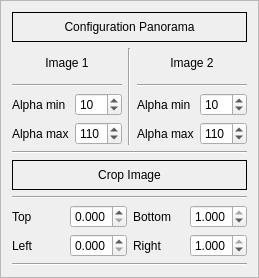
                <widget class="QFrame" name="frame_config_panorama">
                 <property name="frameShape">
                  <enum>QFrame::StyledPanel</enum>
                 </property>
                 <property name="frameShadow">
                  <enum>QFrame::Raised</enum>
                 </property>
                 <layout class="QVBoxLayout" name="verticalLayout_15">
                  <item>
                   <widget class="QLabel" name="label_configuration_2">
                    <property name="minimumSize">
                     <size>
                      <width>0</width>
                      <height>30</height>
                     </size>
                    </property>
                    <property name="frameShape">
                     <enum>QFrame::Box</enum>
                    </property>
                    <property name="text">
                     <string>Configuration Panorama</string>
                    </property>
                    <property name="alignment">
                     <set>Qt::AlignCenter</set>
                    </property>
                   </widget>
                  </item>
                  <item>
                   <layout class="QHBoxLayout" name="horizontalLayout_6">
                    <item>
                     <layout class="QGridLayout" name="gridLayout_4">
                      <item row="3" column="1">
                       <widget class="QSpinBox" name="spinBox_alpha_max_image1">
                        <property name="maximum">
                         <number>150</number>
                        </property>
                        <property name="value">
                         <number>110</number>
                        </property>
                       </widget>
                      </item>
                      <item row="2" column="1">
                       <widget class="QSpinBox" name="spinBox_alpha_min_image1">
                        <property name="maximum">
                         <number>99</number>
                        </property>
                        <property name="value">
                         <number>10</number>
                        </property>
                       </widget>
                      </item>
                      <item row="3" column="0">
                       <widget class="QLabel" name="label_18">
                        <property name="text">
                         <string>Alpha max</string>
                        </property>
                       </widget>
                      </item>
                      <item row="1" column="0" colspan="2">
                       <widget class="Line" name="line_9">
                        <property name="minimumSize">
                         <size>
                          <width>0</width>
                          <height>0</height>
                         </size>
                        </property>
                        <property name="font">
                         <font>
                          <pointsize>16</pointsize>
                         </font>
                        </property>
                        <property name="orientation">
                         <enum>Qt::Horizontal</enum>
                        </property>
                       </widget>
                      </item>
                      <item row="0" column="0" colspan="2">
                       <widget class="QLabel" name="label_4">
                        <property name="minimumSize">
                         <size>
                          <width>0</width>
                          <height>30</height>
                         </size>
                        </property>
                        <property name="text">
                         <string>Image 1</string>
                        </property>
                        <property name="alignment">
                         <set>Qt::AlignCenter</set>
                        </property>
                       </widget>
                      </item>
                      <item row="2" column="0">
                       <widget class="QLabel" name="label_19">
                        <property name="text">
                         <string>Alpha min</string>
                        </property>
                       </widget>
                      </item>
                     </layout>
                    </item>
                    <item>
                     <widget class="Line" name="line_4">
                      <property name="orientation">
                       <enum>Qt::Vertical</enum>
                      </property>
                     </widget>
                    </item>
                    <item>
                     <layout class="QGridLayout" name="gridLayout_5">
                      <item row="0" column="0" colspan="2">
                       <widget class="QLabel" name="label_5">
                        <property name="minimumSize">
                         <size>
                          <width>0</width>
                          <height>30</height>
                         </size>
                        </property>
                        <property name="text">
                         <string>Image 2</string>
                        </property>
                        <property name="alignment">
                         <set>Qt::AlignCenter</set>
                        </property>
                       </widget>
                      </item>
                      <item row="3" column="0">
                       <widget class="QLabel" name="label_22">
                        <property name="text">
                         <string>Alpha max</string>
                        </property>
                       </widget>
                      </item>
                      <item row="2" column="0">
                       <widget class="QLabel" name="label_21">
                        <property name="text">
                         <string>Alpha min</string>
                        </property>
                       </widget>
                      </item>
                      <item row="1" column="0" colspan="2">
                       <widget class="Line" name="line_10">
                        <property name="minimumSize">
                         <size>
                          <width>0</width>
                          <height>0</height>
                         </size>
                        </property>
                        <property name="font">
                         <font>
                          <pointsize>16</pointsize>
                         </font>
                        </property>
                        <property name="orientation">
                         <enum>Qt::Horizontal</enum>
                        </property>
                       </widget>
                      </item>
                      <item row="2" column="1">
                       <widget class="QSpinBox" name="spinBox_alpha_min_image2">
                        <property name="value">
                         <number>10</number>
                        </property>
                       </widget>
                      </item>
                      <item row="3" column="1">
                       <widget class="QSpinBox" name="spinBox_alpha_max_image2">
                        <property name="maximum">
                         <number>150</number>
                        </property>
                        <property name="value">
                         <number>110</number>
                        </property>
                       </widget>
                      </item>
                     </layout>
                    </item>
                   </layout>
                  </item>
                  <item>
                   <widget class="Line" name="line_11">
                    <property name="orientation">
                     <enum>Qt::Horizontal</enum>
                    </property>
                   </widget>
                  </item>
                  <item>
                   <widget class="QLabel" name="label_cropimage">
                    <property name="minimumSize">
                     <size>
                      <width>0</width>
                      <height>30</height>
                     </size>
                    </property>
                    <property name="frameShape">
                     <enum>QFrame::Box</enum>
                    </property>
                    <property name="text">
                     <string>Crop Image</string>
                    </property>
                    <property name="alignment">
                     <set>Qt::AlignCenter</set>
                    </property>
                   </widget>
                  </item>
                  <item>
                   <widget class="Line" name="line_12">
                    <property name="orientation">
                     <enum>Qt::Horizontal</enum>
                    </property>
                   </widget>
                  </item>
                  <item>
                   <layout class="QGridLayout" name="gridLayout">
                    <item row="0" column="1">
                     <widget class="QDoubleSpinBox" name="doubleSpinBox_crop_top">
                      <property name="decimals">
                       <number>3</number>
                      </property>
                      <property name="maximum">
                       <double>1.000000000000000</double>
                      </property>
                      <property name="singleStep">
                       <double>0.001000000000000</double>
                      </property>
                     </widget>
                    </item>
                    <item row="0" column="2">
                     <widget class="QLabel" name="label_23">
                      <property name="text">
                       <string>Bottom</string>
                      </property>
                     </widget>
                    </item>
                    <item row="1" column="0">
                     <widget class="QLabel" name="label_24">
                      <property name="text">
                       <string>Left</string>
                      </property>
                     </widget>
                    </item>
                    <item row="1" column="1">
                     <widget class="QDoubleSpinBox" name="doubleSpinBox_crop_left">
                      <property name="decimals">
                       <number>3</number>
                      </property>
                      <property name="maximum">
                       <double>1.000000000000000</double>
                      </property>
                      <property name="singleStep">
                       <double>0.001000000000000</double>
                      </property>
                     </widget>
                    </item>
                    <item row="0" column="0">
                     <widget class="QLabel" name="label_25">
                      <property name="text">
                       <string>Top</string>
                      </property>
                     </widget>
                    </item>
                    <item row="0" column="3">
                     <widget class="QDoubleSpinBox" name="doubleSpinBox_crop_bottom">
                      <property name="decimals">
                       <number>3</number>
                      </property>
                      <property name="maximum">
                       <double>1.000000000000000</double>
                      </property>
                      <property name="singleStep">
                       <double>0.001000000000000</double>
                      </property>
                      <property name="value">
                       <double>1.000000000000000</double>
                      </property>
                     </widget>
                    </item>
                    <item row="1" column="2">
                     <widget class="QLabel" name="label_26">
                      <property name="text">
                       <string>Right</string>
                      </property>
                     </widget>
                    </item>
                    <item row="1" column="3">
                     <widget class="QDoubleSpinBox" name="doubleSpinBox_crop_right">
                      <property name="decimals">
                       <number>3</number>
                      </property>
                      <property name="maximum">
                       <double>1.000000000000000</double>
                      </property>
                      <property name="singleStep">
                       <double>0.001000000000000</double>
                      </property>
                      <property name="value">
                       <double>1.000000000000000</double>
                      </property>
                     </widget>
                    </item>
                   </layout>
                  </item>
                  <item>
                   <widget class="Line" name="line_2">
                    <property name="orientation">
                     <enum>Qt::Horizontal</enum>
                    </property>
                   </widget>
                  </item>
                 </layout>
                </widget>
